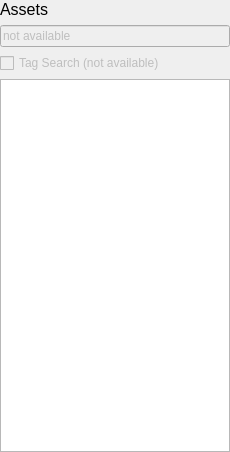
<?xml version="1.0" encoding="UTF-8"?>
<ui version="4.0">
 <class>asset_list_widget</class>
 <widget class="QWidget" name="asset_list_widget">
  <property name="geometry">
   <rect>
    <x>0</x>
    <y>0</y>
    <width>230</width>
    <height>452</height>
   </rect>
  </property>
  <property name="sizePolicy">
   <sizepolicy hsizetype="Fixed" vsizetype="Preferred">
    <horstretch>0</horstretch>
    <verstretch>0</verstretch>
   </sizepolicy>
  </property>
  <property name="minimumSize">
   <size>
    <width>230</width>
    <height>0</height>
   </size>
  </property>
  <property name="maximumSize">
   <size>
    <width>230</width>
    <height>16777215</height>
   </size>
  </property>
  <property name="windowTitle">
   <string>Form</string>
  </property>
  <layout class="QVBoxLayout" name="verticalLayout">
   <property name="leftMargin">
    <number>0</number>
   </property>
   <property name="topMargin">
    <number>0</number>
   </property>
   <property name="rightMargin">
    <number>0</number>
   </property>
   <property name="bottomMargin">
    <number>0</number>
   </property>
   <item>
    <widget class="QLabel" name="assets_label">
     <property name="font">
      <font>
       <pointsize>12</pointsize>
      </font>
     </property>
     <property name="text">
      <string>Assets</string>
     </property>
    </widget>
   </item>
   <item>
    <widget class="QLineEdit" name="search_bar">
     <property name="enabled">
      <bool>false</bool>
     </property>
     <property name="text">
      <string>not available</string>
     </property>
    </widget>
   </item>
   <item>
    <layout class="QHBoxLayout" name="horizontalLayout">
     <property name="bottomMargin">
      <number>0</number>
     </property>
     <item>
      <widget class="QCheckBox" name="checkBox">
       <property name="enabled">
        <bool>false</bool>
       </property>
       <property name="text">
        <string>Tag Search (not available)</string>
       </property>
      </widget>
     </item>
    </layout>
   </item>
   <item>
    <widget class="QTreeWidget" name="asset_tree">
     <property name="alternatingRowColors">
      <bool>false</bool>
     </property>
     <property name="indentation">
      <number>20</number>
     </property>
     <property name="rootIsDecorated">
      <bool>true</bool>
     </property>
     <property name="uniformRowHeights">
      <bool>false</bool>
     </property>
     <property name="animated">
      <bool>false</bool>
     </property>
     <attribute name="headerVisible">
      <bool>false</bool>
     </attribute>
     <attribute name="headerCascadingSectionResizes">
      <bool>false</bool>
     </attribute>
     <attribute name="headerShowSortIndicator" stdset="0">
      <bool>false</bool>
     </attribute>
     <attribute name="headerStretchLastSection">
      <bool>true</bool>
     </attribute>
     <column>
      <property name="text">
       <string>1</string>
      </property>
     </column>
    </widget>
   </item>
  </layout>
 </widget>
 <resources/>
 <connections/>
</ui>
